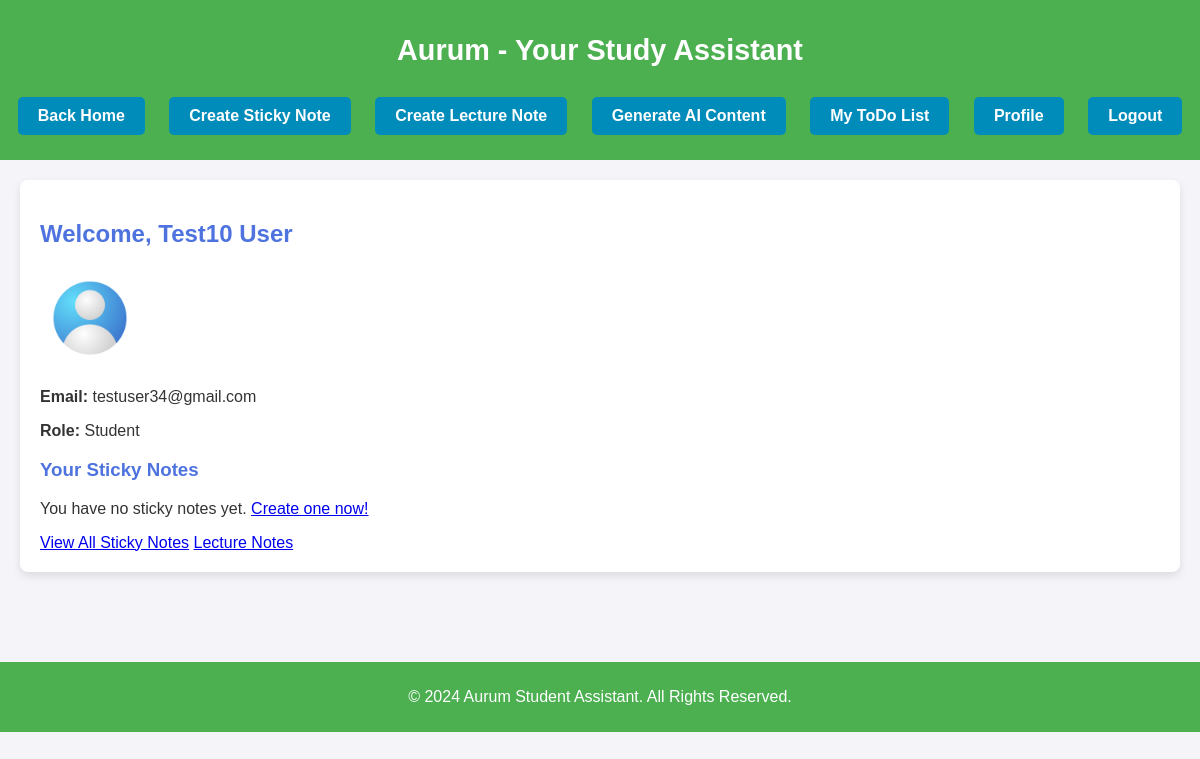
The app's page /dashboard/ (signed in) with its own data.
### users/models.py (models this page shows, shortened)
class CustomUser(AbstractBaseUser, PermissionsMixin):
    email = models.EmailField(unique=True)
    first_name = models.CharField(max_length=50)
    last_name = models.CharField(max_length=50)
    is_active = models.BooleanField(default=False)
    is_staff = models.BooleanField(default=False)
    date_joined = models.DateTimeField(auto_now_add=True)
    role = models.CharField(max_length=20, choices=[
        ('student', 'Student'),
        ('admin', 'Admin'),
    ], default='student')
    otp = models.CharField(max_length=6, null=True, blank=True)
    otp_created_at = models.DateTimeField(null=True, blank=True)
    objects = CustomUserManager()
    USERNAME_FIELD = 'email'
    REQUIRED_FIELDS = ['first_name', 'last_name']

### users/views.py (the view)
# urls.py: path('dashboard/', views.dashboard, name='dashboard'),
@login_required
def dashboard(request):
    profile = None
    if hasattr(request.user, 'profile'):
        profile = request.user.profile
    sticky_notes = StickyNote.objects.filter(user=request.user)
    user_data = {
        "first_name": request.user.first_name,
        "last_name": request.user.last_name,
        "email": request.user.email,
        "role": request.user.groups.first().name if request.user.groups.exists() else "Student",
        "profile_picture": profile.profile_picture.url if profile and profile.profile_picture else None,
    }
    return render(request, "users/dashboard.html", {"user_data": user_data, "sticky_notes": sticky_notes})

### users/templates/users/dashboard.html (shortened to what this page needs)
{% extends 'base.html' %}
{% block content %}
<h2 class="text-center" style="color: #4e73df; font-family: 'Poppins', sans-serif;">Welcome, {{ user_data.first_name }} {{ user_data.last_name }}</h2>
<div class="text-center mb-4">
    {% if user_data.profile_picture %}
        <img src="{{ user_data.profile_picture }}" alt="Profile Picture" class="rounded-circle" width="100" height="100">
    {% else %}
        <img src="/media/profile_pics/default.jpg" alt="Default Profile Picture" class="rounded-circle" width="100" height="100">
    {% endif %}
    <p class="mt-3"><strong>Email:</strong> {{ user_data.email }}</p>
    <p><strong>Role:</strong> {{ user_data.role }}</p>
</div>
<div class="sticky-notes-container">
    <h3 class="text-center" style="color: #4e73df;">Your Sticky Notes</h3>
    {% if sticky_notes %}
        <div class="sticky-notes">
            {% for note in sticky_notes %}
                <div class="sticky-note card shadow-sm mb-4">
                    <div class="card-body">
                        <h4>{{ note.title }}</h4>
                        <p><strong>Category:</strong> {{ note.get_category_display }}</p>
                        <p><strong>Created:</strong> {{ note.created_at|date:"F j, Y, g:i a" }}</p>
                        <p><strong>Last Updated:</strong> {{ note.updated_at|date:"F j, Y, g:i a" }}</p>
                        <div class="sticky-note-actions">
                            <a href="{% url 'view_attachments' note.id %}" class="btn btn-link text-decoration-none"><i class="fas fa-paperclip"></i> View Attachments</a>
                            <a href="{% url 'edit_sticky_note' note.id %}" class="btn btn-warning text-white"><i class="fas fa-edit"></i> Edit</a>
                            <a href="{% url 'delete_sticky_note' note.id %}" class="btn btn-danger text-white"><i class="fas fa-trash-alt"></i> Delete</a>
                        </div>
                    </div>
                </div>
            {% endfor %}
        </div>
    {% else %}
        <div class="no-sticky-notes text-center">
            <p>You have no sticky notes yet. <a href="{% url 'add_sticky_note' %}" class="btn btn-pastel-peach">Create one now!</a></p>
        </div>
    {% endif %}
</div>
<div class="text-center mt-4">
    <a href="{% url 'sticky_notes_list' %}" class="btn btn-pastel-peach mx-2"> View All Sticky Notes</a>
    <a href="{% url 'add_lecture_note' %}" class="btn btn-secondary mx-2"> Lecture Notes</a>
</div>
{% endblock %}

### notes/templates/base.html (style rules this page uses)
body { font-family: 'Poppins', sans-serif; margin: 0; padding: 0; background-color: #f4f4f9; color: #333; }

### records on screen
CustomUser: first_name "Test10", last_name "User", email "testuser34@gmail.com", role "Student"
